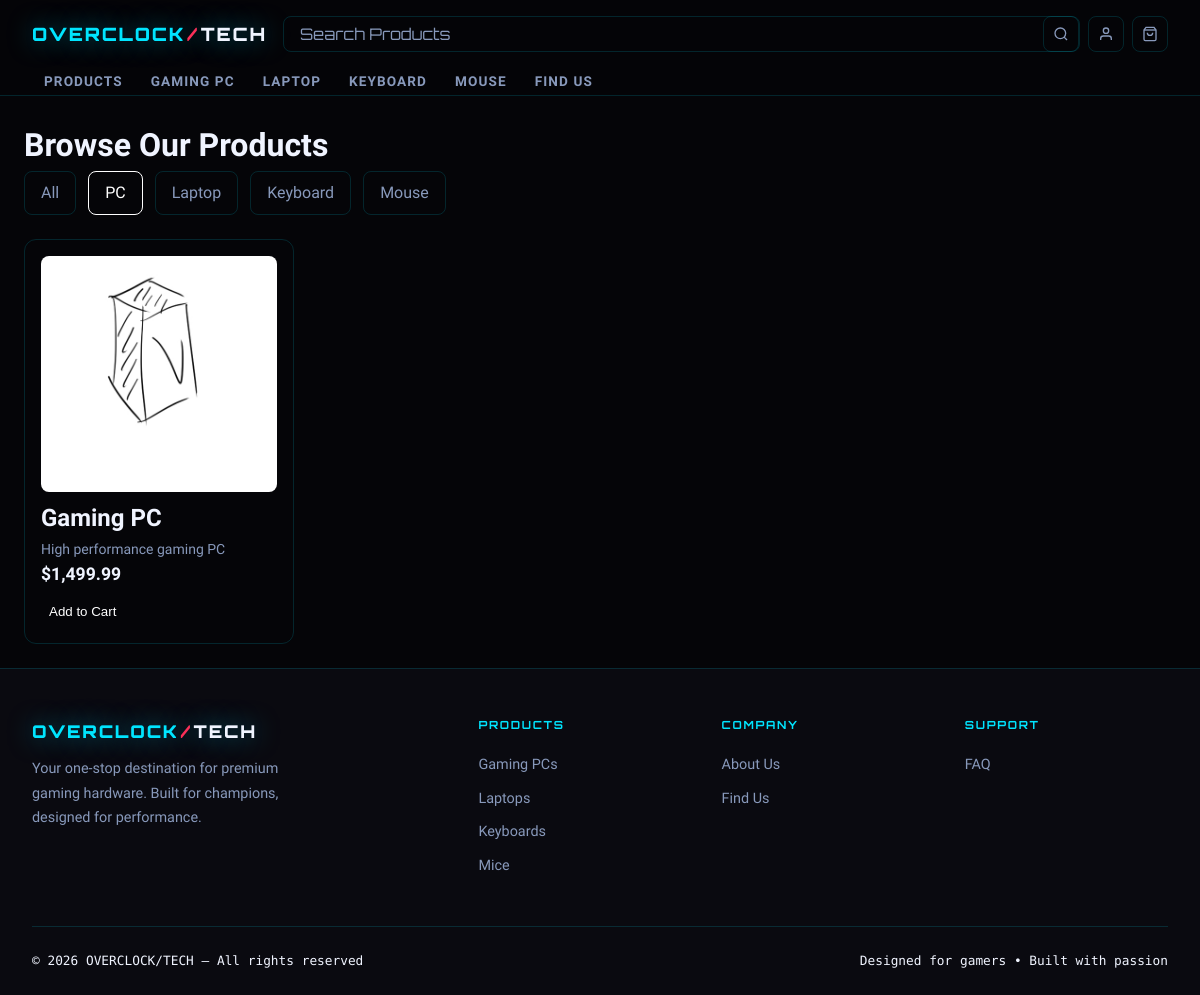
Screenshot of /products.php?category=1 with the database file from the repository.
### tables this page shows
CREATE TABLE `categories` (
  `category_id` int(11) NOT NULL AUTO_INCREMENT,
  `name` varchar(50) NOT NULL,
  PRIMARY KEY (`category_id`)
);

CREATE TABLE `products` (
  `product_id` int(11) NOT NULL AUTO_INCREMENT,
  `category_id` int(11) DEFAULT NULL,
  `name` varchar(100) NOT NULL,
  `description` text DEFAULT NULL,
  `price` decimal(10,2) NOT NULL,
  `stock` int(11) DEFAULT 0,
  `image` varchar(255) DEFAULT NULL,
  PRIMARY KEY (`product_id`),
  KEY `category_id` (`category_id`),
  CONSTRAINT `products_ibfk_1` FOREIGN KEY (`category_id`) REFERENCES `categories` (`category_id`)
);

### products.php (the view, shortened to what this page needs)
<?php
require_once 'db.php';
$categories = $pdo->query("SELECT * FROM categories")->fetchAll();
$selected_category = isset($_GET['category']) ? (int)$_GET['category'] : null;
if ($selected_category) {
  $stmt = $pdo->prepare("SELECT * FROM products WHERE category_id = ?");
  $stmt->execute([$selected_category]);
} else {
  $stmt = $pdo->query("SELECT * FROM products");
}
$products = $stmt->fetchAll();
?>
<!DOCTYPE html>
<html lang="en">
<head>
  <link rel="stylesheet" href="https://cdnjs.cloudflare.com/ajax/libs/font-awesome/6.6.0/css/all.min.css">
  <link rel="stylesheet" href="css/style.css">
</head>
<body>
  <?php include 'includes/nav.php'; ?>
  <main class="products-page">
    <h1>Browse Our Products</h1>
    <div class="category-filters">
      <a href="products.php" class="filter-btn <?= !$selected_category ? 'active' : '' ?>">All</a>
      <?php foreach ($categories as $category): ?>
        <a href="products.php?category=<?= $category['category_id'] ?>"
           class="filter-btn <?= $selected_category == $category['category_id'] ? 'active' : '' ?>">
          <?= htmlspecialchars($category['name']) ?>
        </a>
      <?php endforeach; ?>
    </div>
    <div class="product-grid">
      <?php if (empty($products)): ?>
        <p>No products found.</p>
      <?php else: ?>
        <?php foreach ($products as $product): ?>
        <div class="product-card">
          <a href="product.php?id=<?= $product['product_id'] ?>" style="text-decoration: none;">
            <img src="images/<?= htmlspecialchars($product['image']) ?>" alt="<?= htmlspecialchars($product['name']) ?>">
            <h2><?= htmlspecialchars($product['name']) ?></h2>
            <p><?= htmlspecialchars($product['description']) ?></p>
            <p class="price">$<?= number_format($product['price'], 2) ?></p>
          </a>
          <form method="POST" action="products.php<?= $selected_category ? '?category=' . $selected_category : '' ?>">
            <button type="submit" name="add_to_cart" class="add-to-cart">Add to Cart</button>
          </form>
        </div>
        <?php endforeach; ?>
      <?php endif; ?>
    </div>
  </main>
  <?php include 'includes/footer.php'; ?>
</body>
</html>

### css/style.css (style rules this page uses)
:root { --bg-black: #050508; --bg-dark: #0a0a10; --bg-card: #0f0f18; --bg-card2: #141420; --neon: #00e5ff; --neon-dim: rgba(0, 229, 255, 0.12); --neon-glow: 0 0 24px rgba(0, 229, 255, 0.5); --neon2: #ff2d55; --neon2-glow: 0 0 24px rgba(255, 45, 85, 0.5); --neon-green: #00ff96; --neon-green-glow: 0 0 24px rgba(0, 255, 150, 0.5); --text-white: #f0f4ff; --text-grey: #8899bb; --text-muted: #4a5570; --border: rgba(0, 229, 255, 0.15); --border-hover: rgba(0, 229, 255, 0.5); --font-display: 'Orbitron', monospace; --font-body: 'Rajdhani', sans-serif; --font-mono: 'Share Tech Mono', monospace; }
*, *::before, *::after { box-sizing: border-box; margin: 0; padding: 0; }
html { scroll-behavior: smooth; }
body { font-family: var(--font-body); background: var(--bg-black); color: var(--text-white); overflow-x: hidden; line-height: 1.6; }
a, a:hover { text-decoration: none; color: inherit; }
.products-page { max-width: 1200px; margin: 0 auto; padding: 24px; }
.category-filters { display: flex; gap: 12px; margin-bottom: 24px; flex-wrap: wrap; }
.filter-btn { padding: 8px 16px; border-radius: 8px; border: 1px solid var(--border); color: var(--text-grey); background: transparent; cursor: pointer; text-decoration: none; transition: all 0.2s; }
.filter-btn.active { background: var(--accent); color: white; border-color: var(--accent); }
.product-grid { display: grid; grid-template-columns: repeat(auto-fill, minmax(220px, 1fr)); gap: 24px; }
.product-card { border: 1px solid var(--border); border-radius: 12px; padding: 16px; display: flex; flex-direction: column; gap: 8px; transition: box-shadow 0.2s; }
.product-card img { width: 100%; aspect-ratio: 1/1; object-fit: cover; border-radius: 8px; }
.product-card p { font-size: 0.875rem; color: var(--text-grey); }
.product-card .price { font-size: 1.1rem; font-weight: 700; color: var(--accent); }
.add-to-cart { margin-top: auto; padding: 8px; border-radius: 8px; border: none; background: var(--accent); color: white; cursor: pointer; transition: opacity 0.2s; }

### rows the page displays
categories: name "PC"
categories: name "Laptop"
categories: name "Keyboard"
categories: name "Mouse"
products: image (picture), name "Gaming PC", description "High performance gaming PC", price "1,499.99"

### other values shown
$item['label'] "PRODUCTS"
$item['label'] "GAMING PC"
$item['label'] "LAPTOP"
$item['label'] "KEYBOARD"
$item['label'] "MOUSE"
$item['label'] "FIND US"
